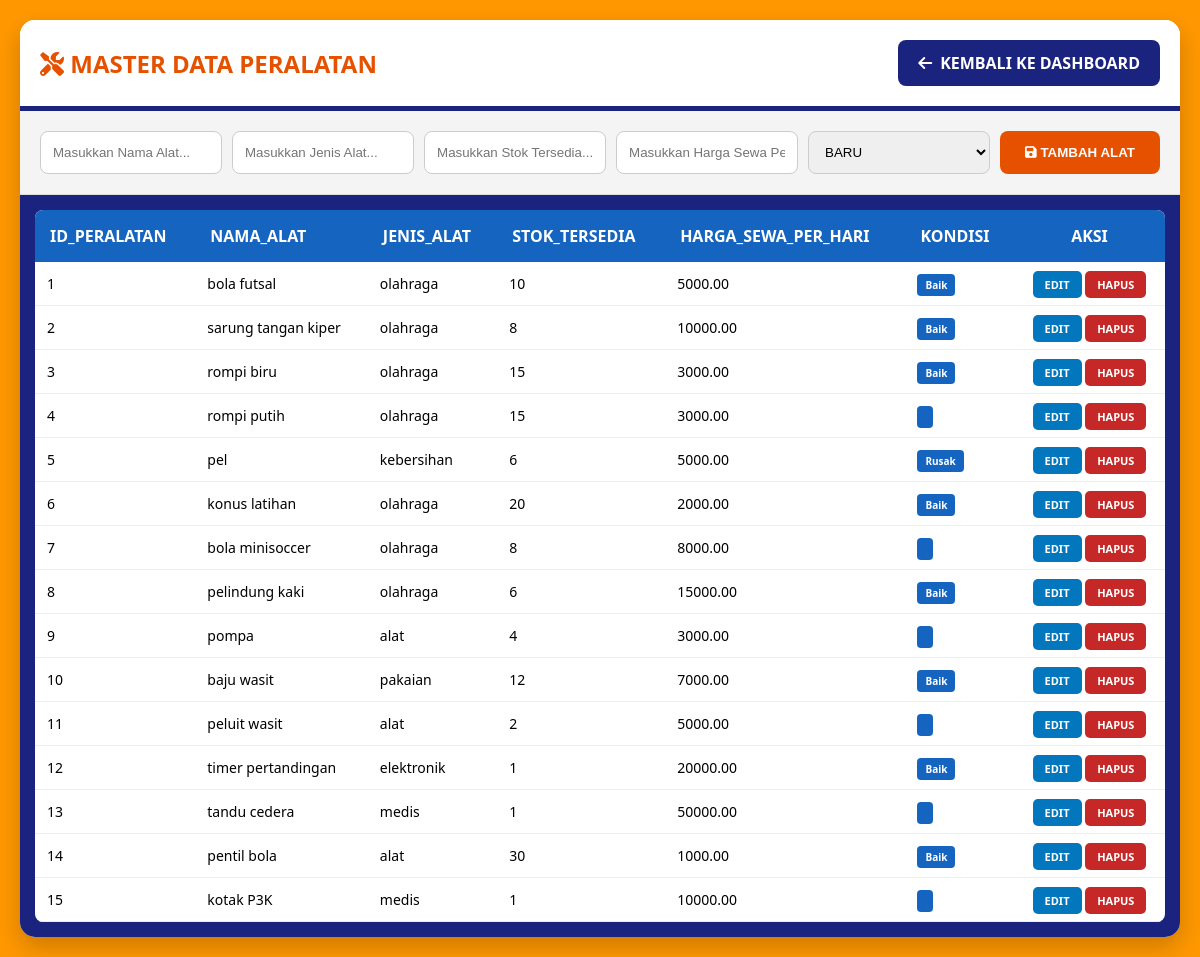
The app's page /master/peralatan.php with its own data.
### tables this page shows
CREATE TABLE `peralatan` (
  `id_peralatan` int(11) NOT NULL,
  `nama_alat` varchar(100) NOT NULL,
  `jenis_alat` varchar(50) NOT NULL,
  `stok_tersedia` int(11) NOT NULL DEFAULT 0,
  `harga_sewa_per_hari` decimal(12,2) NOT NULL,
  `kondisi` enum('Baik','Rusak','Maintenance') DEFAULT 'Baik'
);

### master/peralatan.php (the view, shortened to what this page needs)
<?php
$koneksi = mysqli_connect("localhost", "root", "", "db_futsal");
$cek = mysqli_query($koneksi, "SELECT * FROM peralatan LIMIT 1");
$info = mysqli_fetch_field($cek);
$pk = $info->name;
$data_e = null;
?>
<!DOCTYPE html>
<html>
<head>
    <link rel="stylesheet" href="https://cdnjs.cloudflare.com/ajax/libs/font-awesome/6.0.0/css/all.min.css">
</head>
<body>
<div class="card">
    <div class="header">
        <h2 style="margin:0; color:#e65100;"><i class="fas fa-tools"></i> MASTER DATA PERALATAN</h2>
        <a href="../index.php" class="btn-back"><i class="fas fa-arrow-left"></i> KEMBALI KE DASHBOARD</a>
    </div>
    <div class="form-area">
        <form method="POST">
            <div class="input-grid">
                <?php
                $fields = mysqli_fetch_fields($cek);
                foreach($fields as $f){
                    if($f->name != $pk){
                        $val = $data_e ? $data_e[$f->name] : "";
                        if(strpos($f->name, 'kondisi') !== false){
                            echo "<select name='$f->name' required>";
                            $opt = ['BARU', 'BAIK', 'LAYAK', 'RUSAK'];
                            foreach($opt as $o){
                                $sel = ($val == $o) ? "selected" : "";
                                echo "<option value='$o' $sel>$o</option>";
                            }
                            echo "</select>";
                        } else {
                            echo "<input type='text' name='$f->name' placeholder='Masukkan ".ucwords(str_replace('_',' ',$f->name))."...' value='$val' required>";
                        }
                    }
                }
                ?>
                <button type="submit" name="simpan" class="btn-simpan">
                    <i class="fas fa-save"></i> <?php echo $data_e ? "UPDATE ALAT" : "TAMBAH ALAT"; ?>
                </button>
            </div>
        </form>
    </div>
    <div class="table-area">
        <table>
            <thead>
                <tr>
                    <?php foreach($fields as $f) { echo "<th>".strtoupper($f->name)."</th>"; } ?>
                    <th style="text-align:center;">AKSI</th>
                </tr>
            </thead>
            <tbody>
                <?php
                $res = mysqli_query($koneksi, "SELECT * FROM peralatan");
                while($row = mysqli_fetch_assoc($res)){
                    echo "<tr>";
                    foreach($fields as $f) {
                        $isi = $row[$f->name];
                        if(strpos($f->name, 'kondisi') !== false){
                            $color = ($isi == 'RUSAK') ? '#c62828' : (($isi == 'BARU') ? '#2e7d32' : '#1565c0');
                            echo "<td><span class='badge-kondisi' style='background:$color'>$isi</span></td>";
                        } else {
                            echo "<td>".$isi."</td>";
                        }
                    }
                    ?>
                    <td align="center">
                        <a href="?edit=<?php echo $row[$pk]; ?>" class="btn-aksi" style="background:#0277bd;">EDIT</a>
                        <a href="?hapus=<?php echo $row[$pk]; ?>" class="btn-aksi" style="background:#c62828;" onclick="return confirm('Hapus peralatan ini?')">HAPUS</a>
                    </td>
                    <?php echo "</tr>";
                } ?>
            </tbody>
        </table>
    </div>
</div>
</body>
</html>

### master/peralatan.php (style rules this page uses)
body { font-family: 'Segoe UI', sans-serif; background: #ff9800; margin: 0; padding: 20px; }
.card { background: white; border-radius: 15px; overflow: hidden; max-width: 1200px; margin: auto; box-shadow: 0 10px 25px rgba(0,0,0,0.2); }
.header { padding: 20px; background: #fff; border-bottom: 5px solid #1a237e; display: flex; justify-content: space-between; align-items: center; }
.btn-back { background: #1a237e; color: white; padding: 12px 20px; border-radius: 8px; text-decoration: none; font-weight: bold; display: flex; align-items: center; gap: 8px; }
.form-area { padding: 20px; background: #f4f4f4; border-bottom: 1px solid #ddd; }
.input-grid { display: flex; flex-wrap: wrap; gap: 10px; }
input, select { padding: 12px; border: 1px solid #ccc; border-radius: 8px; flex: 1; min-width: 150px; }
.btn-simpan { background: #e65100; color: white; border: none; padding: 12px 25px; border-radius: 8px; font-weight: bold; cursor: pointer; }
.table-area { background: #1a237e; padding: 15px; }
table { width: 100%; border-collapse: collapse; background: white; border-radius: 8px; overflow: hidden; }
th { background: #1565c0; color: white; padding: 15px; text-align: left; }
td { padding: 12px; border-bottom: 1px solid #eee; font-size: 14px; }
.btn-aksi { padding: 6px 12px; border-radius: 5px; text-decoration: none; color: white; font-size: 11px; font-weight: bold; }
.badge-kondisi { padding: 4px 8px; border-radius: 4px; font-size: 10px; font-weight: bold; color: white; }

### records on screen
peralatan: id_peralatan "1", nama_alat "bola futsal", jenis_alat "olahraga", stok_tersedia "10", harga_sewa_per_hari "5000.00", kondisi "Baik"
peralatan: id_peralatan "2", nama_alat "sarung tangan kiper", jenis_alat "olahraga", stok_tersedia "8", harga_sewa_per_hari "10000.00", kondisi "Baik"
peralatan: id_peralatan "3", nama_alat "rompi biru", jenis_alat "olahraga", stok_tersedia "15", harga_sewa_per_hari "3000.00", kondisi "Baik"
peralatan: id_peralatan "4", nama_alat "rompi putih", jenis_alat "olahraga", stok_tersedia "15", harga_sewa_per_hari "3000.00"
peralatan: id_peralatan "5", nama_alat "pel", jenis_alat "kebersihan", stok_tersedia "6", harga_sewa_per_hari "5000.00", kondisi "Rusak"
peralatan: id_peralatan "6", nama_alat "konus latihan", jenis_alat "olahraga", stok_tersedia "20", harga_sewa_per_hari "2000.00", kondisi "Baik"
peralatan: id_peralatan "7", nama_alat "bola minisoccer", jenis_alat "olahraga", stok_tersedia "8", harga_sewa_per_hari "8000.00"
peralatan: id_peralatan "8", nama_alat "pelindung kaki", jenis_alat "olahraga", stok_tersedia "6", harga_sewa_per_hari "15000.00", kondisi "Baik"
peralatan: id_peralatan "9", nama_alat "pompa", jenis_alat "alat", stok_tersedia "4", harga_sewa_per_hari "3000.00"
peralatan: id_peralatan "10", nama_alat "baju wasit", jenis_alat "pakaian", stok_tersedia "12", harga_sewa_per_hari "7000.00", kondisi "Baik"
peralatan: id_peralatan "11", nama_alat "peluit wasit", jenis_alat "alat", stok_tersedia "2", harga_sewa_per_hari "5000.00"
peralatan: id_peralatan "12", nama_alat "timer pertandingan", jenis_alat "elektronik", stok_tersedia "1", harga_sewa_per_hari "20000.00", kondisi "Baik"
peralatan: id_peralatan "13", nama_alat "tandu cedera", jenis_alat "medis", stok_tersedia "1", harga_sewa_per_hari "50000.00"
peralatan: id_peralatan "14", nama_alat "pentil bola", jenis_alat "alat", stok_tersedia "30", harga_sewa_per_hari "1000.00", kondisi "Baik"
peralatan: id_peralatan "15", nama_alat "kotak P3K", jenis_alat "medis", stok_tersedia "1", harga_sewa_per_hari "10000.00"

### other values on screen
$f->name "ID_PERALATAN"
$f->name "NAMA_ALAT"
$f->name "JENIS_ALAT"
$f->name "STOK_TERSEDIA"
$f->name "HARGA_SEWA_PER_HARI"
$f->name "KONDISI"
form field kondisi "BARU"
